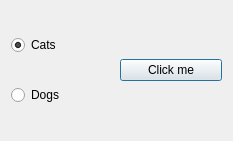
<?xml version="1.0" encoding="UTF-8"?>
<ui version="4.0">
 <class>Dialog</class>
 <widget class="QDialog" name="Dialog">
  <property name="geometry">
   <rect>
    <x>0</x>
    <y>0</y>
    <width>233</width>
    <height>141</height>
   </rect>
  </property>
  <property name="windowTitle">
   <string>Dialog</string>
  </property>
  <layout class="QHBoxLayout" name="horizontalLayout">
   <item>
    <layout class="QVBoxLayout" name="verticalLayout">
     <item>
      <widget class="QRadioButton" name="radioButton">
       <property name="text">
        <string>Cats</string>
       </property>
       <property name="checked">
        <bool>true</bool>
       </property>
      </widget>
     </item>
     <item>
      <widget class="QRadioButton" name="radioButton_2">
       <property name="text">
        <string>Dogs</string>
       </property>
      </widget>
     </item>
    </layout>
   </item>
   <item>
    <widget class="QPushButton" name="pushButton">
     <property name="text">
      <string>Click me</string>
     </property>
    </widget>
   </item>
  </layout>
 </widget>
 <layoutdefault spacing="6" margin="11"/>
 <resources/>
 <connections/>
</ui>
